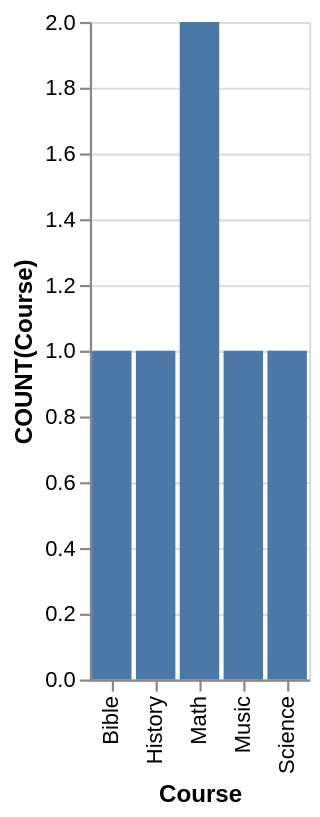

Here is the Vega-Lite specification saved for this chart:
### Vega-Lite specification from a JSON file in a GitHub repository (floating-point values rounded to 4 significant figures)
{"data": {"values": [{"x_data": "Bible", "y_data": 1}, {"x_data": "History", "y_data": 1}, {"x_data": "Math", "y_data": 2}, {"x_data": "Music", "y_data": 1}, {"x_data": "Science", "y_data": 1}]}, "mark": "bar", "encoding": {"x": {"field": "x_data", "type": "nominal", "title": "Course", "sort": "ascending"}, "y": {"field": "y_data", "type": "quantitative", "title": "COUNT(Course)"}}}
